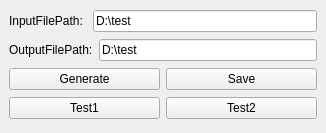
<ui version="4.0" >
 <class>libhmmBuilderDialogClass</class>
 <widget class="QWidget" name="libhmmBuilderDialogClass" >
  <property name="geometry" >
   <rect>
    <x>0</x>
    <y>0</y>
    <width>326</width>
    <height>133</height>
   </rect>
  </property>
  <property name="windowTitle" >
   <string>libhmmBuilderDialog</string>
  </property>
  <layout class="QVBoxLayout" >
   <property name="margin" >
    <number>9</number>
   </property>
   <property name="spacing" >
    <number>6</number>
   </property>
   <item>
    <layout class="QHBoxLayout" >
     <property name="margin" >
      <number>0</number>
     </property>
     <property name="spacing" >
      <number>6</number>
     </property>
     <item>
      <widget class="QLabel" name="label_InputFilePath" >
       <property name="text" >
        <string>InputFilePath: </string>
       </property>
      </widget>
     </item>
     <item>
      <widget class="QLineEdit" name="lineEdit_InputFilePath" >
       <property name="text" >
        <string>D:\test</string>
       </property>
      </widget>
     </item>
    </layout>
   </item>
   <item>
    <layout class="QHBoxLayout" >
     <property name="margin" >
      <number>0</number>
     </property>
     <property name="spacing" >
      <number>6</number>
     </property>
     <item>
      <widget class="QLabel" name="label_OutputFilePath" >
       <property name="text" >
        <string>OutputFilePath:</string>
       </property>
      </widget>
     </item>
     <item>
      <widget class="QLineEdit" name="lineEdit_OutputFilePath" >
       <property name="text" >
        <string>D:\test</string>
       </property>
      </widget>
     </item>
    </layout>
   </item>
   <item>
    <layout class="QHBoxLayout" >
     <property name="margin" >
      <number>0</number>
     </property>
     <property name="spacing" >
      <number>6</number>
     </property>
     <item>
      <widget class="QPushButton" name="pushButton_Generate" >
       <property name="text" >
        <string>Generate</string>
       </property>
      </widget>
     </item>
     <item>
      <widget class="QPushButton" name="pushButton_Save" >
       <property name="text" >
        <string>Save</string>
       </property>
      </widget>
     </item>
    </layout>
   </item>
   <item>
    <layout class="QHBoxLayout" >
     <property name="margin" >
      <number>0</number>
     </property>
     <property name="spacing" >
      <number>6</number>
     </property>
     <item>
      <widget class="QPushButton" name="pushButton_Test1" >
       <property name="text" >
        <string>Test1</string>
       </property>
      </widget>
     </item>
     <item>
      <widget class="QPushButton" name="pushButton_Test2" >
       <property name="text" >
        <string>Test2</string>
       </property>
      </widget>
     </item>
    </layout>
   </item>
  </layout>
 </widget>
 <layoutdefault spacing="6" margin="11" />
 <resources/>
 <connections/>
</ui>
